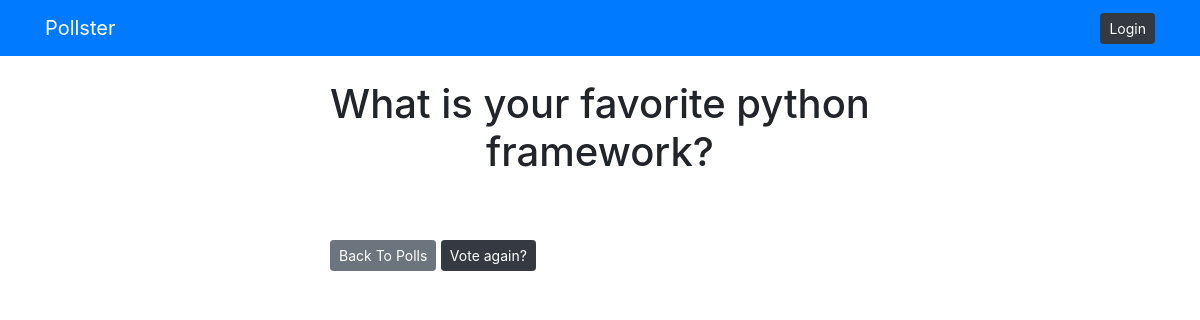
Before: /polls/1/results/ with the older database file.
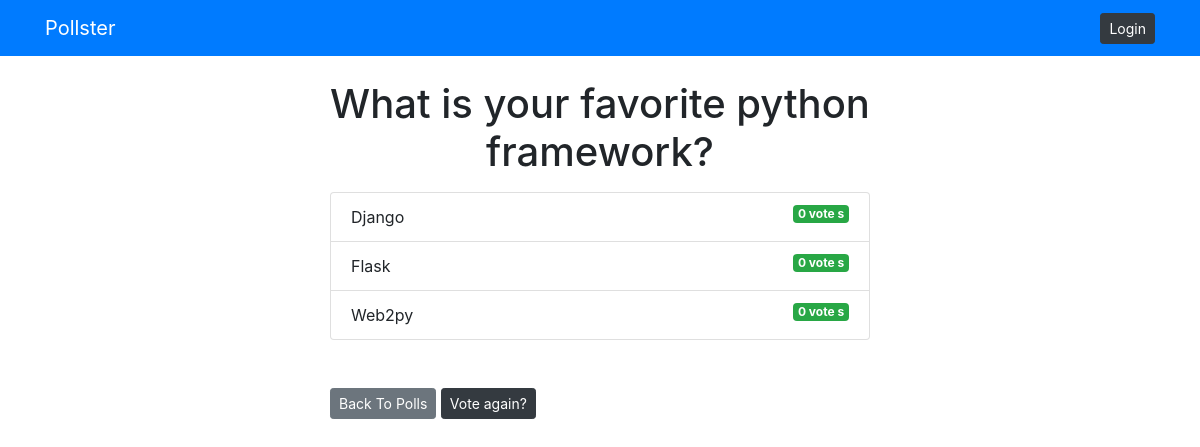
After: the same page with the newer database file.
### polls/models.py (models this page shows, shortened)
class Question(models.Model):
    question_text = models.CharField(max_length=255)
    publish_date = models.DateTimeField('date published')

class Choice(models.Model):
    question = models.ForeignKey(Question, on_delete=models.CASCADE)
    choice_text = models.CharField(max_length=255)
    votes = models.IntegerField(default=0)

### polls/views.py (the view)
# urls.py: path('<int:question_id>/results/', views.results, name='results'),
def results(request, question_id):
    question = get_object_or_404(Question, pk=question_id)
    return render(request, 'polls/results.html', {'question': question})

### templates/polls/results.html
{% extends 'base.html' %}
{% block content %}
<h1 class="text-center mb-3">{{question.question_text}}</h1>
<ul class="list-group mb-5">
    {% for choice in question.choice_set.all %}
    <li class="list-group-item">
        {{ choice.choice_text }} <span class="badge badge-success float-right">{{ choice.votes }} vote {{ choice.votes | pluralize}}</span>
    </li>
    {% endfor %}
</ul>
<a href="{% url 'polls:index' %}" class="btn btn-secondary btn-sm mb-3">Back To Polls</a>
<a href="{% url 'polls:detail' question.id %}" class="btn btn-dark btn-sm mb-3">Vote again?</a>
{% endblock %}

### templates/base.html (shortened to what this page needs)
<!DOCTYPE html>
<html lang="en">
<head>
    <link rel="stylesheet" href="https://cdn.jsdelivr.net/npm/bootstrap@4.6.1/dist/css/bootstrap.min.css">
</head>
<body>
    {% include 'partials/_navbar.html' %}
    <main class="container">
        <section class="row">
            <div class="col-md-6 m-auto">
                {% block content %}{% endblock %}
            </div>
        </section>
    </main>
</body>
</html>

### templates/partials/_navbar.html
<nav class="navbar navbar-dark bg-primary mb-4">
    <div class="container">
        <div class="d-flex justify-content-between align-items-center w-100">
            <a href="/" class="navbar-brand">Pollster</a>
            <a href="{% url 'admin:index' %}" class="btn btn-dark btn-sm text-white">Login</a>
        </div>
    </div>
</nav>

Changed rows visible on the page:
added Choice: choice_text "Django", votes "0", votes|pluralize "s"
added Choice: choice_text "Flask", votes "0", votes|pluralize "s"
added Choice: choice_text "Web2py", votes "0", votes|pluralize "s"
